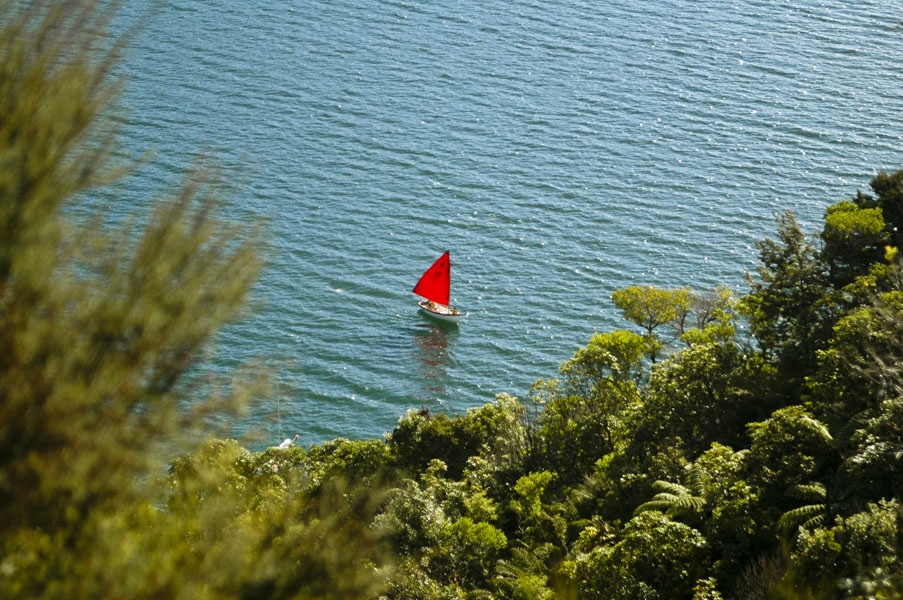
#> input picture New_Zealand_Boat.jpg, 903 x 600 px
$ python opencv.py
#> lines starting #> are read from the running program, lines starting #| are printed output that depends on the picture
import os
import cv2 as cv
import numpy as np
import matplotlib.pyplot as plt

from zipfile import ZipFile
from urllib.request import urlretrieve

from IPython.display import Image


def main():
    NZ_img_bgr = cv.imread("New_Zealand_Boat.jpg", 1)
#> NZ_img_bgr is the input picture: shape (600, 903, 3); mean B, G, R 96.6, 115, 98
    NZ_img_rgb = cv.cvtColor(NZ_img_bgr, cv.COLOR_BGR2RGB)

    img_cropped = NZ_img_rgb[200:400, 300:600]
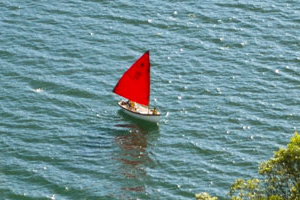
#> img_cropped: shape (200, 300, 3); mean R, G, B 111.8, 143.5, 147.6
    plt.imshow(img_cropped)
#> (this line was passed over: IPython is not available in this run)
    plt.show()

    img_resized = cv.resize(img_cropped, None, fx=2, fy=2)
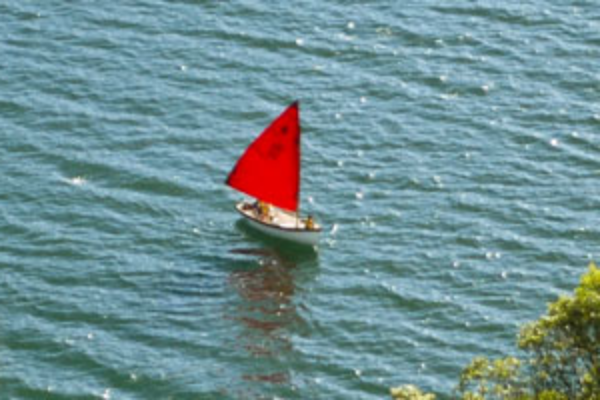
#> img_resized: shape (400, 600, 3); mean R, G, B 111.8, 143.4, 147.6
    plt.imshow(img_resized)
#> (this line was passed over: IPython is not available in this run)
    plt.show()

    height = 50
    width = 100
    wxh = (width, height)

    img_resized = cv.resize(img_cropped, wxh)
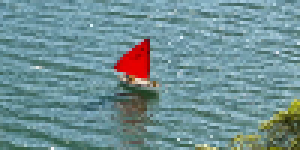
#> img_resized: shape (50, 100, 3) (shown 3 times larger); mean R, G, B 111.9, 143.5, 147.6
    plt.imshow(img_resized)
#> (this line was passed over: IPython is not available in this run)
    plt.show()

    img_flip_hor = cv.flip(img_cropped, 1)
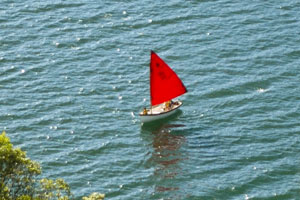
#> img_flip_hor: shape (200, 300, 3); mean R, G, B 111.8, 143.5, 147.6
    plt.imshow(img_flip_hor)
#> (this line was passed over: IPython is not available in this run)
    plt.show()

if __name__ == "__main__":
    main()

$ run again, with New_Zealand_Lake.jpg copied over New_Zealand_Boat.jpg
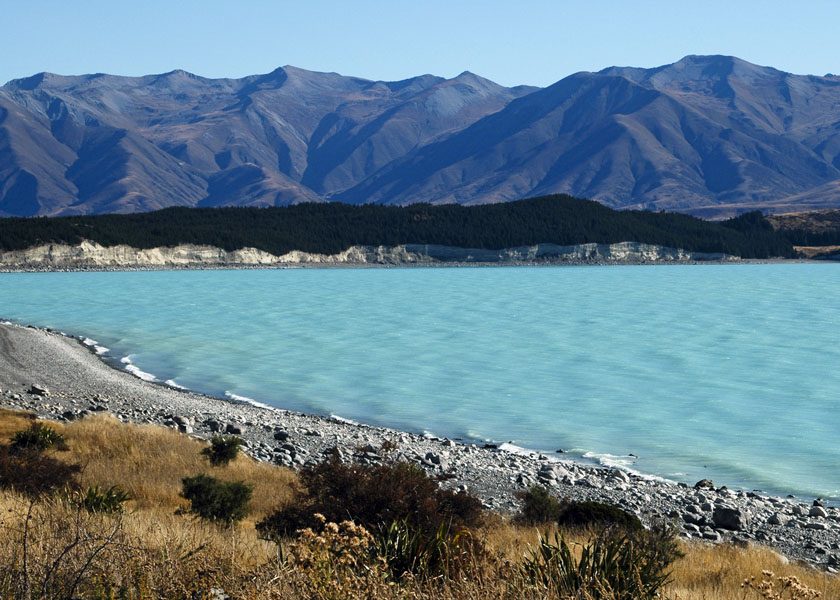
#> input picture New_Zealand_Lake.jpg, 840 x 600 px
#> in main, NZ_img_bgr is the input picture: shape (600, 840, 3); mean B, G, R 140.2, 126.7, 100.9
#> in main, `img_cropped = NZ_img_rgb[200:400, 300:600]`:
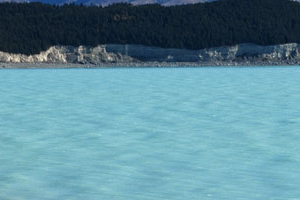
#> img_cropped: shape (200, 300, 3); mean R, G, B 93.5, 140.1, 154.6
#> in main, `img_flip_hor = cv.flip(img_cropped, 1)`:
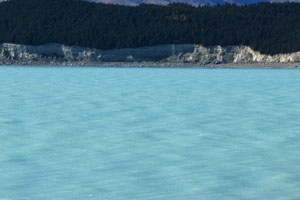
#> img_flip_hor: shape (200, 300, 3); mean R, G, B 93.5, 140.1, 154.6

$ run again, with checkerboard_color.png saved as New_Zealand_Boat.jpg
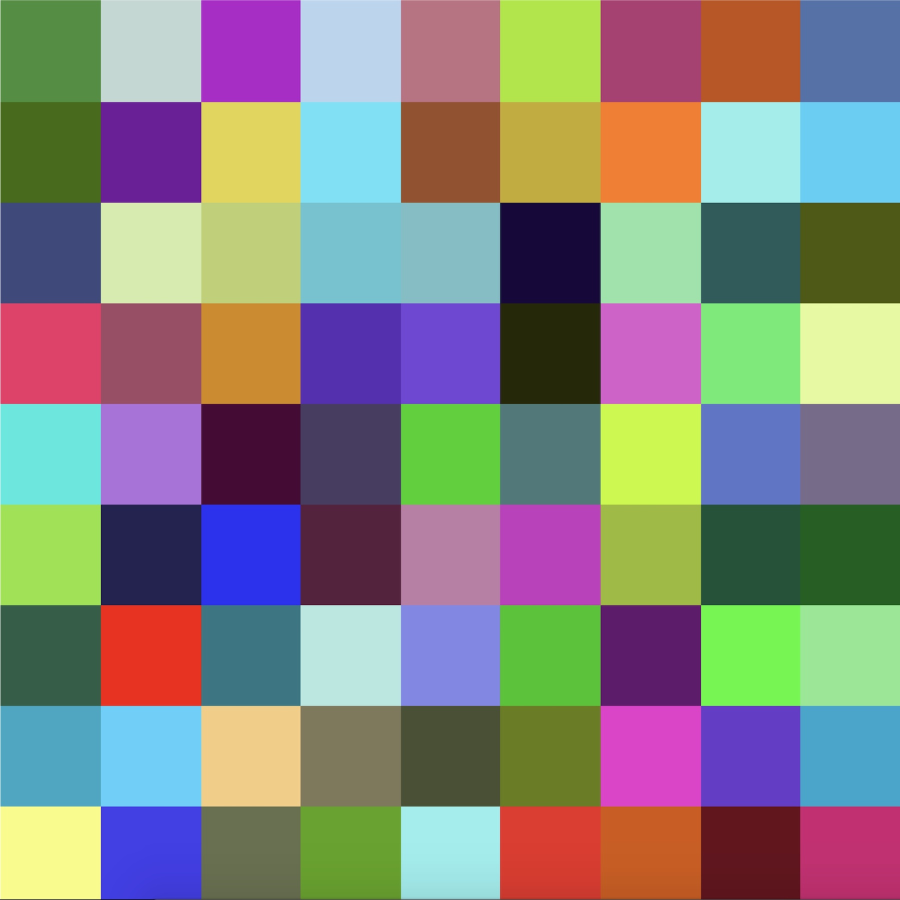
#> input picture checkerboard_color.png, 1800 x 1800 px (shown at 1/2 size)
#> in main, NZ_img_bgr is the input picture: shape (1800, 1800, 3); mean B, G, R 126.7, 131.5, 133
#> in main, `img_cropped = NZ_img_rgb[200:400, 300:600]`:
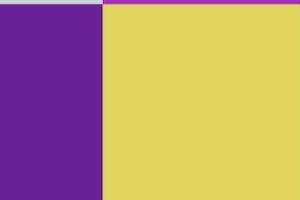
#> img_cropped: shape (200, 300, 3); mean R, G, B 183.7, 150, 115.7
#> in main, `img_flip_hor = cv.flip(img_cropped, 1)`:
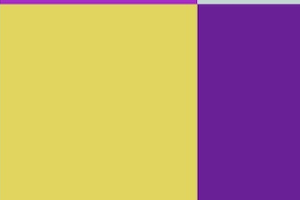
#> img_flip_hor: shape (200, 300, 3); mean R, G, B 183.7, 150, 115.7
